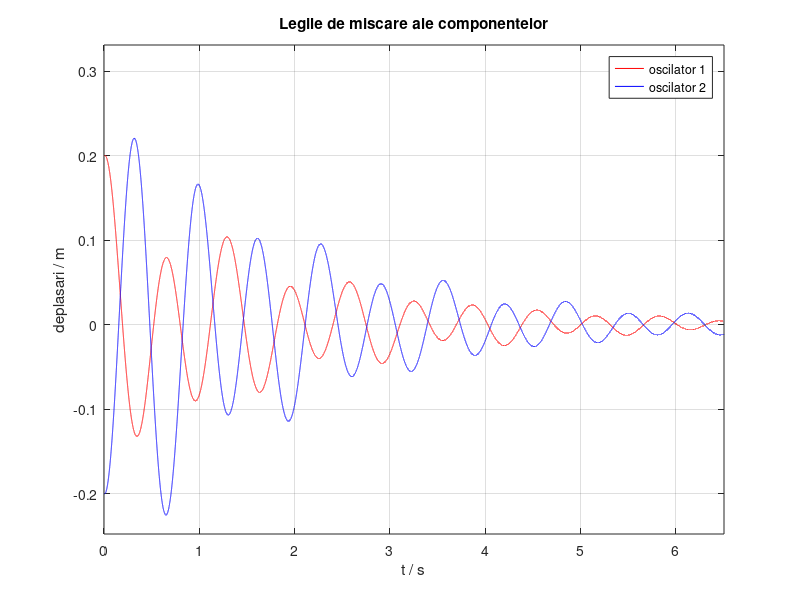
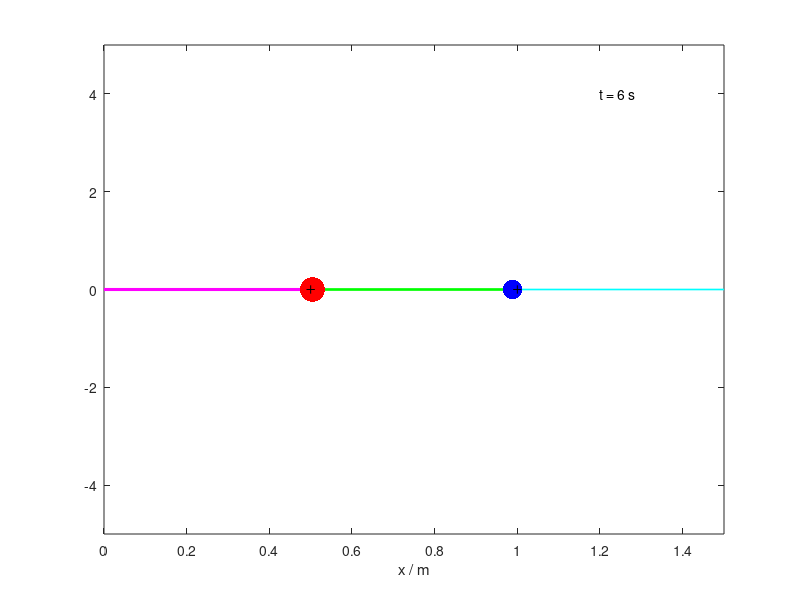

The MATLAB script that drew these images, in order:
% Oscilator elastic dublu

clear; close all; clc;

% Selectori:

LM=1; % afisarea legilor de miscare eta(t) - 1

TR=1; % dinamica in timp real - 1

% Parametrii fizici ai sistemului:

cfr = 0.5;

m1=0.3; m2=0.15; % kg; masele corpurilor

ka=10; kb=7; kc=3; % N/m; constantele elastice ale resorturilor

La=0.5; Lb=0.5; Lc=0.5; % m; lungimile resorturilor nedeformate

% Deplasari si viteze initiale:

eta10=0.2; eta20=-0.2; % m

v10=0.13; v20=-0.13; % m/s

% Pulsatii caracteristice sistemului:

omega11=sqrt((ka+kb)/m1); omega12=sqrt(kb/m1);

omega21=sqrt(kb/m2); omega22=sqrt((kb+kc)/m2);

% Perioade caracteristice:

T11=2*pi/omega11; T12=2*pi/omega12; T21=2*pi/omega21; T22=2*pi/omega22;

Tmax=max([T11,T12,T21,T22]); % "timp" caracteristic sistemului

ti=0; tf=5*Tmax; N=100000; t=linspace(ti,tf,N); dt=t(2)-t(1); % timp discret

eta1=zeros(1,N); eta2=eta1; % prealocare deplasari

v1=zeros(1,N); v2=v1; % prealocare viteze

% Valori de start:

eta1(1)=eta10; eta2(1)=eta20; % deplasari initiale - valori de start pas 1

eta1(2)=eta10+v10*dt; eta2(2)=eta20+v20*dt; % deplasari la t=dt - valori de start pas 2

v1(1)=v10; v2(1)=v20; % viteze de start

for i=2:N-1

    % Recurente de ordinul II (vezi Curs 3):

    eta1(i+1)=2*eta1(i)-eta1(i-1)-dt^2*(omega11^2*eta1(i)-omega12^2*eta2(i))-2*cfr*v1(i-1)*dt^2;

    eta2(i+1)=2*eta2(i)-eta2(i-1)-dt^2*(omega22^2*eta2(i)-omega21^2*eta1(i))-2*cfr*v2(i-1)*dt^2;

    v1(i)=(eta1(i+1)-eta1(i))/dt;

    v2(i)=(eta2(i+1)-eta2(i))/dt;

end

v1(N)=v1(N-1); v2(N)=v2(N-1);

T1=1/2*m1*v1.^2; T2=1/2*m2*v2.^2;

T=T1+T2; % energia cinetica

Ua=1/2*ka*eta1.^2; Ub=1/2*kb*(eta2-eta1).^2; Uc=1/2*kc*eta2.^2;

U=Ua+Ub+Uc; % energia elastica

H=T+U; % hamiltoniana sistemului (energia totala)

if LM==1 % afisarea legilor de miscare

    figure(1);

    eta1min=min(eta1); eta2min=min(eta2); etamin=min(eta1min,eta2min);

    eta1max=max(eta1); eta2max=max(eta2); etamax=max(eta1max,eta2max);

    plot(t,eta1,'-r',t,eta2,'-b');

    xlabel('t / s'); ylabel('deplasari / m');

    grid; legend('oscilator 1','oscilator 2');

    title('Legile de miscare ale componentelor');

    axis([ti tf 1.1*etamin 1.5*etamax]); % [xmin xmax ymin ymax]

end

xs=0; x1=La+eta1; x2=La+Lb+eta2; xd=La+Lb+Lc; % coordonate x

% Grosimile resorturilor nedeformate (acelasi material):

ga=sqrt(ka*La); gb=sqrt(kb*Lb); gc=sqrt(kc*Lc);

% Grosimile resorturilor deformate (vectori linie):

ga=ga*La./(La+eta1); gb=gb*La./(La+eta2-eta1); gc=gc*La./(La-eta2);

coef=80; % controleaza dimensiunea grafica a corpurilor

rg1=coef*m1^(1/3); rg2=coef*m2^(1/3); % raze grafice

figure(2); % Simularea dinamica a oscilatiilor

tic; simt=0; % porneste cronometrul si initializeaza timpul simularii

while simt<=tf % ciclul grafic

    hold off; % sterge grafica anterioara

    j=abs(t-simt)==min(abs(t-simt)); % cauta cel mai apropiat t de simt

    plot([xs x1(j)],[0 0],'-m','LineWidth',ga(j)); hold on; % resort stanga (a)

    plot([x1(j) x2(j)],[0 0],'-g','LineWidth',gb(j)); % resort median (b)

    plot([x2(j) xd],[0 0],'-c','LineWidth',gc(j)); % resort dreapta (c)

    plot(x1(j),0,'.r','MarkerSize',rg1); % oscilator 1

    plot(x2(j),0,'.b','MarkerSize',rg2); % oscilator 2

    plot(La,0,'+k',La+Lb,0,'+k'); % pozitiile de echilibru

    xlabel('x / m');

    axis([xs xd -5 5]);

    if TR==1 % in timp real

        simt=toc; % actualizeaza timpul simularii cu ceasul sistemului

        text(0.8*xd,4,['t = ',num2str(round(t(j))),' s']);

    else

        simt=simt+1e-2; % incrementeaza timpul simularii

        text(0.1*xd,4.0,['t = ',num2str(round(t(j)*10)),' ds']);

        text(0.8*xd,4.0,['T = ',num2str(round(T(j)*1e3)),' mJ']);

        text(0.8*xd,3.5,['U = ',num2str(round(U(j)*1e3)),' mJ']);

        text(0.8*xd,3.0,['H = ',num2str(round(H(j)*1e3)),' mJ']);

        text(x1(j),1.0,['T1 = ',num2str(round(T1(j)*1e3)),' mJ'],'Color','r');

        text(x2(j),-1.0,['T2 = ',num2str(round(T2(j)*1e3)),' mJ'],'Color','b');

        text(0.1*xd,-2,['Ua = ',num2str(round(Ua(j)*1e3)),' mJ'],'Color','m');

        text(0.4*xd,-2,['Ub = ',num2str(round(Ub(j)*1e3)),' mJ'],'Color','g');

        text(0.75*xd,-2,['Uc = ',num2str(round(Uc(j)*1e3)),' mJ'],'Color','c');

    end

    pause(1e-6)

end
